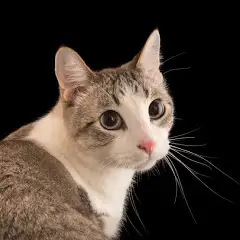
#> input picture CNN/download.webp, 240 x 240 px
$ python opencv.py
#> lines starting #> are read from the running program, lines starting #| are printed output that depends on the picture; after the words box and inside, x2 and y2 are one past the last pixel; in counts of white or black regions, pixels touching at a corner belong together
import cv2
import numpy as np

im = cv2.imread('download.webp')
#> im is the input picture: shape (240, 240, 3); mean B, G, R 48.7, 57.2, 68.4
cv2.imshow('Image', im)
cv2.waitKey(0)
cv2.destroyAllWindows()

# Convert to grayscale
gray = cv2.cvtColor(im, cv2.COLOR_BGR2GRAY)
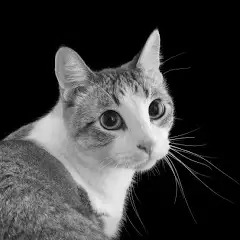
#> gray: shape (240, 240); min 0, max 248, mean 59.6
cv2.imshow('Grayscale Image', gray)
cv2.waitKey(0)

# Detect edges using Canny
edges = cv2.Canny(gray, 100, 200)
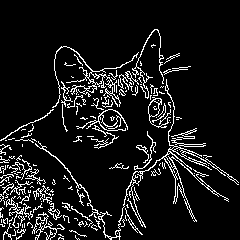
#> edges: shape (240, 240); 9.3% white in thin lines or dots, all inside (x1, y1, x2, y2) = (0, 29, 239, 240)
cv2.imshow('Edges', edges)
cv2.waitKey(0)

# Detect corners using Harris Corner Detection
gray_float = np.float32(gray)
corners = cv2.cornerHarris(gray_float, 2, 3, 0.04)
corners = cv2.dilate(corners, None)
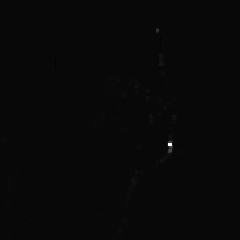
#> corners: shape (240, 240) float32; min -6484716, max 185304416, mean 151078.2; drawn with min black and max white
im[corners > 0.01 * corners.max()] = [0, 0, 255]
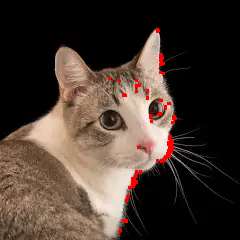
#> im: shape (240, 240, 3); 1.14% of pixels changed, all inside (x1, y1, x2, y2) = (108, 28, 177, 233)
cv2.imshow('Corners', im)
cv2.waitKey(0)

# Detect objects using contours
contours, _ = cv2.findContours(edges, cv2.RETR_TREE, cv2.CHAIN_APPROX_SIMPLE)
#> contours = 257 contours, 222 with area under 20; largest, box (x1, y1, x2, y2) and area: (98, 79, 239, 240) 692, (76, 109, 128, 131) 264, (52, 46, 139, 108) 238, (101, 109, 122, 127) 218, (148, 97, 171, 128) 172
cv2.drawContours(im, contours, -1, (0, 255, 0), 3)
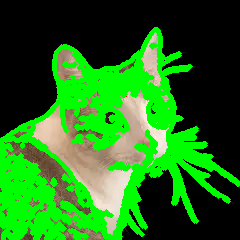
#> im: shape (240, 240, 3); mean B, G, R 24.1, 109.4, 32.7
cv2.imshow('Contours', im)
cv2.waitKey(0)

cv2.destroyAllWindows()
